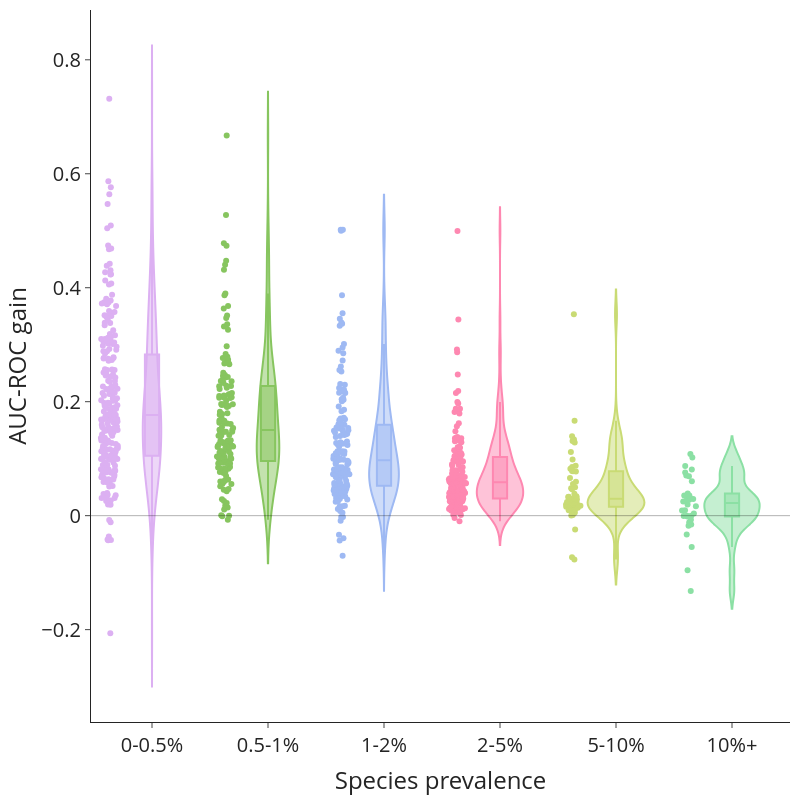

Write notebook code for a chart like this one.
### Code cell
t = 'prevalence_cat' 

posthoc = sp.posthoc_dunn(
    relevant_scores_auc,
    val_col='progress',
    group_col=t,
    p_adjust='holm'
)
print(posthoc) 

fig = px.violin(relevant_scores_auc, x=t, y="progress", points = 'all', color = t,
                color_discrete_sequence= px.colors.qualitative.Pastel[3:], box = True,
                category_orders={t: ['0-0.5%', '0.5-1%', '1-2%', '2-5%', '5-10%', '10%+']})


fig.update_layout(
    template='simple_white',
    width = 800, height=800,
    yaxis_title=f"AUC-ROC gain",
    xaxis_title="Species prevalence",
    font=dict(size=20),
    showlegend=False,
    margin=dict(l=10, r=10, t=10, b=10))
    

fig.add_shape(type="line",
    xref="paper",
    x0=0, y0=0,
    x1=1, y1=0,
    line=dict(
        color="black",
        width=1,
    ))

fig.show()
fig.write_image("figures/fig2c.pdf")

### Figure 1 — Plotly figure (JSON) as saved in the notebook; plotly's stock layout.template omitted (floating-point values rounded to 4 significant figures; data arrays with more than 128 entries replaced by an {"elided": "..."} marker saying what was removed)
{"data": [{"alignmentgroup": "True", "box": {"visible": true}, "hovertemplate": "prevalence_cat=%{x}<br>progress=%{y}<extra></extra>", "legendgroup": "0-0.5%", "marker": {"color": "rgb(220, 176, 242)"}, "name": "0-0.5%", "offsetgroup": "0-0.5%", "orientation": "v", "points": "all", "scalegroup": "True", "showlegend": true, "type": "violin", "x": {"elided": "261 str values"}, "x0": " ", "xaxis": "x", "y": {"elided": "261 float values"}, "y0": " ", "yaxis": "y"}, {"alignmentgroup": "True", "box": {"visible": true}, "hovertemplate": "prevalence_cat=%{x}<br>progress=%{y}<extra></extra>", "legendgroup": "0.5-1%", "marker": {"color": "rgb(135, 197, 95)"}, "name": "0.5-1%", "offsetgroup": "0.5-1%", "orientation": "v", "points": "all", "scalegroup": "True", "showlegend": true, "type": "violin", "x": {"elided": "150 str values"}, "x0": " ", "xaxis": "x", "y": {"elided": "150 float values"}, "y0": " ", "yaxis": "y"}, {"alignmentgroup": "True", "box": {"visible": true}, "hovertemplate": "prevalence_cat=%{x}<br>progress=%{y}<extra></extra>", "legendgroup": "1-2%", "marker": {"color": "rgb(158, 185, 243)"}, "name": "1-2%", "offsetgroup": "1-2%", "orientation": "v", "points": "all", "scalegroup": "True", "showlegend": true, "type": "violin", "x": {"elided": "161 str values"}, "x0": " ", "xaxis": "x", "y": {"elided": "161 float values"}, "y0": " ", "yaxis": "y"}, {"alignmentgroup": "True", "box": {"visible": true}, "hovertemplate": "prevalence_cat=%{x}<br>progress=%{y}<extra></extra>", "legendgroup": "2-5%", "marker": {"color": "rgb(254, 136, 177)"}, "name": "2-5%", "offsetgroup": "2-5%", "orientation": "v", "points": "all", "scalegroup": "True", "showlegend": true, "type": "violin", "x": {"elided": "156 str values"}, "x0": " ", "xaxis": "x", "y": {"elided": "156 float values"}, "y0": " ", "yaxis": "y"}, {"alignmentgroup": "True", "box": {"visible": true}, "hovertemplate": "prevalence_cat=%{x}<br>progress=%{y}<extra></extra>", "legendgroup": "5-10%", "marker": {"color": "rgb(201, 219, 116)"}, "name": "5-10%", "offsetgroup": "5-10%", "orientation": "v", "points": "all", "scalegroup": "True", "showlegend": true, "type": "violin", "x": ["5-10%", "5-10%", "5-10%", "5-10%", "5-10%", "5-10%", "5-10%", "5-10%", "5-10%", "5-10%", "5-10%", "5-10%", "5-10%", "5-10%", "5-10%", "5-10%", "5-10%", "5-10%", "5-10%", "5-10%", "5-10%", "5-10%", "5-10%", "5-10%", "5-10%", "5-10%", "5-10%", "5-10%", "5-10%", "5-10%", "5-10%", "5-10%", "5-10%", "5-10%", "5-10%", "5-10%", "5-10%", "5-10%", "5-10%", "5-10%", "5-10%", "5-10%", "5-10%", "5-10%", "5-10%", "5-10%", "5-10%", "5-10%", "5-10%", "5-10%", "5-10%", "5-10%", "5-10%", "5-10%", "5-10%"], "x0": " ", "xaxis": "x", "y": [0.3534, 0.1667, 0.1396, 0.1338, 0.1315, 0.1309, 0.1286, 0.1116, 0.09849, 0.08778, 0.08522, 0.08252, 0.07847, 0.07796, 0.07752, 0.06615, 0.0594, 0.05565, 0.04969, 0.04804, 0.04629, 0.0384, 0.03416, 0.0332, 0.03296, 0.03282, 0.03068, 0.02962, 0.02849, 0.02832, 0.02575, 0.0242, 0.02265, 0.02229, 0.02213, 0.02013, 0.01979, 0.01973, 0.01878, 0.01721, 0.01681, 0.01545, 0.01401, 0.01324, 0.01231, 0.009396, 0.008142, 0.007079, 0.006708, 0.004964, 0.001338, 0.0004202, -0.02447, -0.07319, -0.07703], "y0": " ", "yaxis": "y"}, {"alignmentgroup": "True", "box": {"visible": true}, "hovertemplate": "prevalence_cat=%{x}<br>progress=%{y}<extra></extra>", "legendgroup": "10%+", "marker": {"color": "rgb(139, 224, 164)"}, "name": "10%+", "offsetgroup": "10%+", "orientation": "v", "points": "all", "scalegroup": "True", "showlegend": true, "type": "violin", "x": ["10%+", "10%+", "10%+", "10%+", "10%+", "10%+", "10%+", "10%+", "10%+", "10%+", "10%+", "10%+", "10%+", "10%+", "10%+", "10%+", "10%+", "10%+", "10%+", "10%+", "10%+", "10%+", "10%+", "10%+", "10%+", "10%+", "10%+", "10%+", "10%+", "10%+", "10%+", "10%+", "10%+", "10%+"], "x0": " ", "xaxis": "x", "y": [0.1081, 0.102, 0.08725, 0.08111, 0.07562, 0.07054, 0.06933, 0.06033, 0.03893, 0.03541, 0.03529, 0.03518, 0.03104, 0.02945, 0.02798, 0.02745, 0.02482, 0.01953, 0.01663, 0.009707, 0.009069, 0.003636, -0.0001913, -0.0002573, -0.0007793, -0.001354, -0.007315, -0.01164, -0.01543, -0.01759, -0.03304, -0.05494, -0.09562, -0.1321], "y0": " ", "yaxis": "y"}], "layout": {"font": {"size": 20}, "height": 800, "legend": {"title": {"text": "prevalence_cat"}, "tracegroupgap": 0}, "margin": {"b": 10, "l": 10, "r": 10, "t": 10}, "shapes": [{"line": {"color": "black", "width": 1}, "type": "line", "x0": 0, "x1": 1, "xref": "paper", "y0": 0, "y1": 0}], "showlegend": false, "violinmode": "overlay", "width": 800, "xaxis": {"anchor": "y", "categoryarray": ["0-0.5%", "0.5-1%", "1-2%", "2-5%", "5-10%", "10%+"], "categoryorder": "array", "domain": [0, 1], "title": {"text": "Species prevalence"}}, "yaxis": {"anchor": "x", "domain": [0, 1], "title": {"text": "AUC-ROC gain"}}}}
